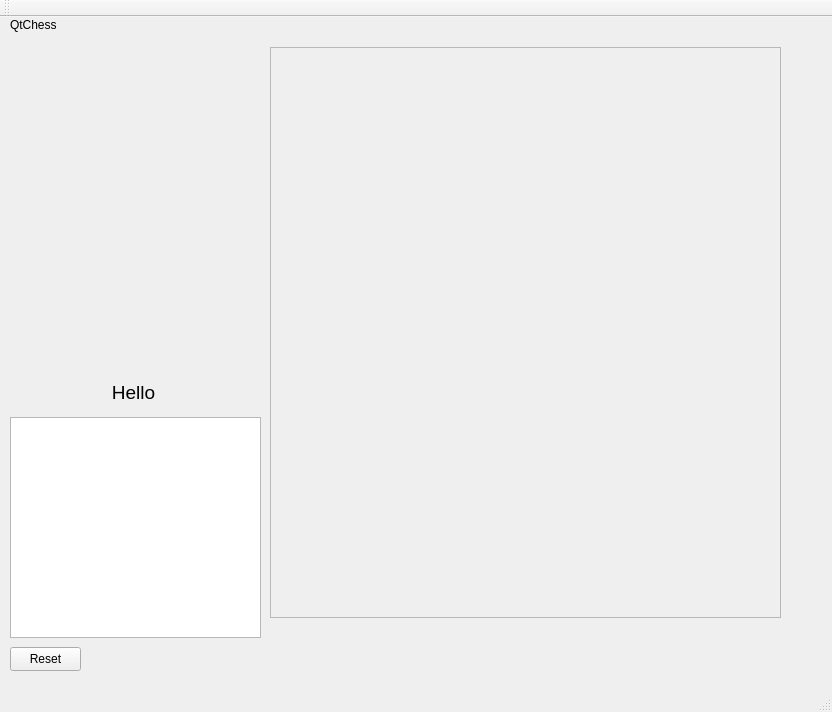
<?xml version="1.0" encoding="UTF-8"?>
<ui version="4.0">
 <class>QtEchecClass</class>
 <widget class="QMainWindow" name="QtEchecClass">
  <property name="enabled">
   <bool>true</bool>
  </property>
  <property name="geometry">
   <rect>
    <x>0</x>
    <y>0</y>
    <width>832</width>
    <height>712</height>
   </rect>
  </property>
  <property name="windowTitle">
   <string>QtEchec</string>
  </property>
  <widget class="QWidget" name="centralWidget">
   <widget class="QLabel" name="goodMorningLabel">
    <property name="geometry">
     <rect>
      <x>10</x>
      <y>0</y>
      <width>81</width>
      <height>16</height>
     </rect>
    </property>
    <property name="text">
     <string>QtChess</string>
    </property>
   </widget>
   <widget class="QFrame" name="chessFrame">
    <property name="geometry">
     <rect>
      <x>270</x>
      <y>30</y>
      <width>511</width>
      <height>571</height>
     </rect>
    </property>
    <property name="frameShape">
     <enum>QFrame::StyledPanel</enum>
    </property>
    <property name="frameShadow">
     <enum>QFrame::Raised</enum>
    </property>
   </widget>
   <widget class="QTextEdit" name="debugInfoDisplay">
    <property name="geometry">
     <rect>
      <x>10</x>
      <y>400</y>
      <width>251</width>
      <height>221</height>
     </rect>
    </property>
    <property name="readOnly">
     <bool>true</bool>
    </property>
   </widget>
   <widget class="QLabel" name="playerTurnLabel">
    <property name="geometry">
     <rect>
      <x>8</x>
      <y>350</y>
      <width>251</width>
      <height>51</height>
     </rect>
    </property>
    <property name="styleSheet">
     <string notr="true">font-size: 14pt</string>
    </property>
    <property name="text">
     <string>Hello</string>
    </property>
    <property name="alignment">
     <set>Qt::AlignCenter</set>
    </property>
   </widget>
   <widget class="QPushButton" name="resetButton">
    <property name="geometry">
     <rect>
      <x>10</x>
      <y>630</y>
      <width>71</width>
      <height>24</height>
     </rect>
    </property>
    <property name="text">
     <string>Reset</string>
    </property>
    <property name="icon">
     <iconset resource="QtEchec.qrc">
      <normaloff>:/QtEchec/images/reset.png</normaloff>:/QtEchec/images/reset.png</iconset>
    </property>
   </widget>
  </widget>
  <widget class="QMenuBar" name="menuBar">
   <property name="geometry">
    <rect>
     <x>0</x>
     <y>0</y>
     <width>832</width>
     <height>22</height>
    </rect>
   </property>
  </widget>
  <widget class="QToolBar" name="mainToolBar">
   <attribute name="toolBarArea">
    <enum>TopToolBarArea</enum>
   </attribute>
   <attribute name="toolBarBreak">
    <bool>false</bool>
   </attribute>
  </widget>
  <widget class="QStatusBar" name="statusBar"/>
 </widget>
 <layoutdefault spacing="6" margin="11"/>
 <resources>
  <include location="QtEchec.qrc"/>
 </resources>
 <connections/>
</ui>
